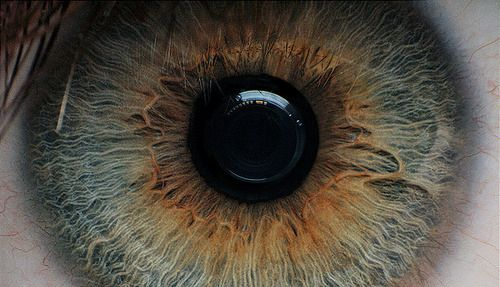
#> input picture Raport1/eye.jpg, 500 x 287 px
$ python histogram_eq.py eye.jpg
#> lines starting #> are read from the running program, lines starting #| are printed output that depends on the picture
### Raport1/utils.py
from PIL import Image
import numpy as np
import matplotlib.pyplot as plt


def bound(arr):
    return np.clip(arr, 0, 255)


def im_to_arr(path):
#> called with path = 'eye.jpg'
    try:
        with Image.open(path) as image:
#> image is the input picture: PIL image 500x287 RGB; mean R, G, B 82.3, 75.9, 65.5
            im_arr = np.fromstring(image.tobytes(), dtype=np.uint8)
            im_arr = im_arr.reshape(
                (image.size[1], image.size[0], 3)).astype(np.int16)
        return im_arr
    except FileNotFoundError:
        print('remember to pass correct filepath as argument')


def occur_tab(arr):
    occur_tab = np.zeros(256)
    unique, counts = np.unique(arr, return_counts=True)
    occur_tab[unique] = counts
    return occur_tab


def print_hist_img(imgs):

    if not isinstance(imgs, list):
        imgs = [imgs]

    for img in imgs:
        red_occur_tab = occur_tab(img[:, :, 0].flatten())
        green_occur_tab = occur_tab(img[:, :, 1].flatten())
        blue_occur_tab = occur_tab(img[:, :, 2].flatten())

        print_hist_occur_tab(red_occur_tab, green_occur_tab, blue_occur_tab)

    plt.show()


def print_hist_occur_tab(red_occur_tab, green_occur_tab, blue_occur_tab):
    fig = plt.figure(figsize=(10, 3))

    fig.add_subplot(1, 3, 1)
    plt.bar(np.arange(len(red_occur_tab)), red_occur_tab, color='red')
    plt.title('red color')

    fig.add_subplot(1, 3, 2)
    plt.bar(np.arange(len(green_occur_tab)), green_occur_tab, color='green')
    plt.title('green color')

    fig.add_subplot(1, 3, 3)
    plt.bar(np.arange(len(blue_occur_tab)), blue_occur_tab, color='blue')
    plt.title('blue color')

### Raport1/histogram_mainp.py
#!/usr/bin/python
import sys

import numpy as np
from PIL import Image

from utils import bound, im_to_arr


def lut_mainp(img, lut):
    w, h = img.shape
    flat = img.flatten()
    for x in range(len(flat)):
        flat[x] = lut[flat[x]]
    flat = flat.reshape((w, h))
    return flat


# [12 lines left out: function main, not called in this run]


# [2 lines that do not run on import are left out]

### Raport1/histogram_eq.py
#!/usr/bin/python
import sys

import numpy as np
from PIL import Image

from utils import im_to_arr, print_hist_img, occur_tab
from histogram_mainp import lut_mainp


def equalize_hist(arr):
    lut = np.zeros(256)
    h, w = arr.shape
    occur = occur_tab(arr)
    d0 = occur[0]/h/w
    const = 255/(1 - d0)
    for i in range(255):
        lut[i] = (np.sum(occur[:i+1])/h/w - d0)*const
    return lut_mainp(arr, lut)


def main(args):
    img = im_to_arr(args[0])

    r_channel = img[:, :, 0]
    g_channel = img[:, :, 1]
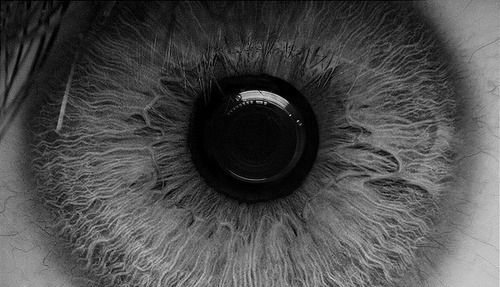
#> g_channel: shape (287, 500) int16; min 0, max 225, mean 75.9
    b_channel = img[:, :, 2]
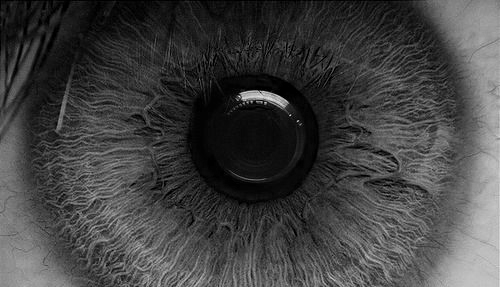
#> b_channel: shape (287, 500) int16; min 0, max 241, mean 65.5

    equalized = np.zeros_like(img)
    equalized[:, :, 0] = equalize_hist(r_channel)
#> in occur_tab, `unique, counts = np.unique(arr, return_counts=True)`: unique = 227 values from 0 to 230; counts = 227 values, max 1801 at index 3, min 1 at index 225, mean 632.2
#> in equalize_hist, `occur = occur_tab(arr)`: occur = 256 values, max 1801 at index 3, min 0 at index 225, mean 560.5
#> in equalize_hist, `d0 = occur[0]/h/w`: d0 = 0.012
#> in equalize_hist, `const = 255/(1 - d0)`: const = 258.1
#> after the loop in equalize_hist, `for i in range(255):`: lut = 256 values, max 255 at index 230, min 0 at index 0, mean 171
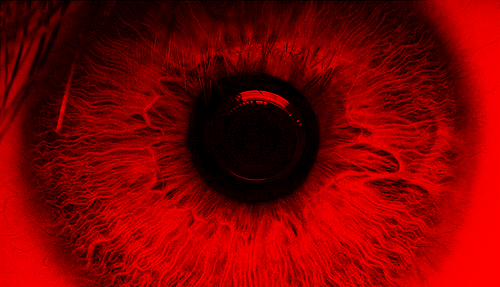
#> equalized: shape (287, 500, 3) int16; mean of channels 0, 1, 2 126.2, 0, 0; drawn as R, G, B
    equalized[:, :, 1] = equalize_hist(g_channel)
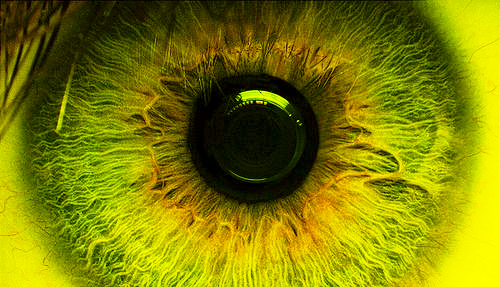
#> equalized: shape (287, 500, 3) int16; mean of channels 0, 1, 2 126.2, 127.1, 0; drawn as R, G, B
    equalized[:, :, 2] = equalize_hist(b_channel)
#> in lut_mainp (call 3), `flat = flat.reshape((w, h))`:
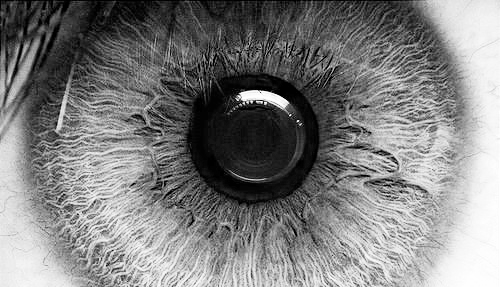
#> flat: shape (287, 500) int16; min 0, max 255, mean 126.9
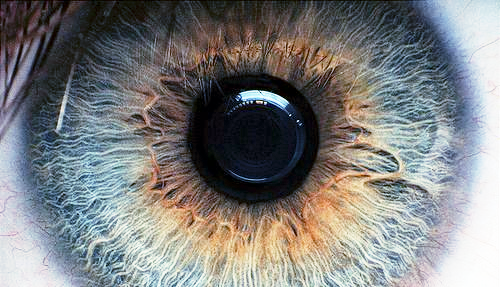
#> equalized: shape (287, 500, 3) int16; mean of channels 0, 1, 2 126.2, 127.1, 126.9; drawn as R, G, B

    Image.fromarray(img.astype(np.uint8)).show(title='original image')
    Image.fromarray(equalized.astype(np.uint8)).show(
        title='histogram equalized')

    print_hist_img([img, equalized])
#> the loop in print_hist_img, `for img in imgs:` made 2 passes
#> in print_hist_img, `plt.show()`:
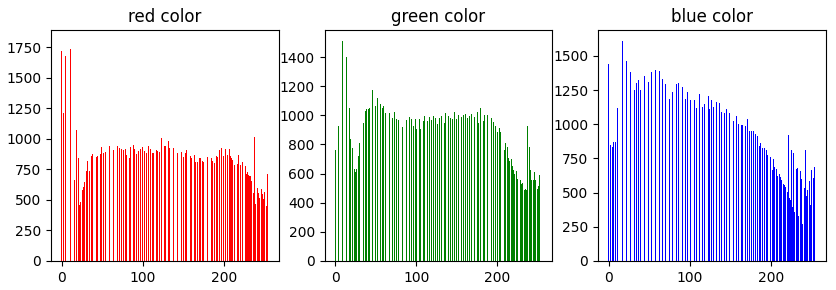
#> figure drawn by matplotlib, 3 panels; panel 1: tallest bar 1801 high, from x = 7.6 to 8.4; panel 2: tallest bar 1510 high, from x = 8.6 to 9.4; panel 3: tallest bar 1609 high, from x = 16.6 to 17.4


if __name__ == "__main__":
    main(sys.argv[1:])
